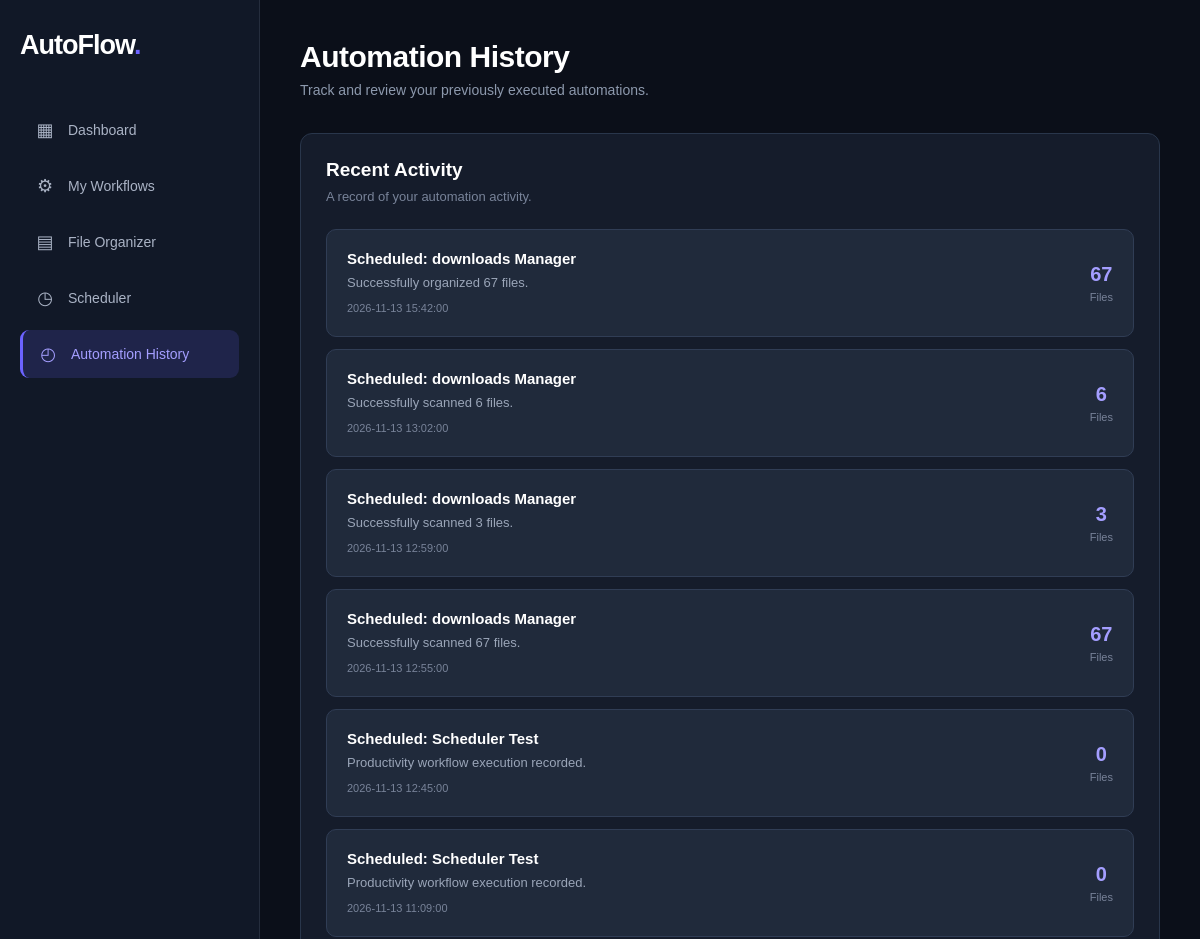
Before: /history (upper part) with the older database file.
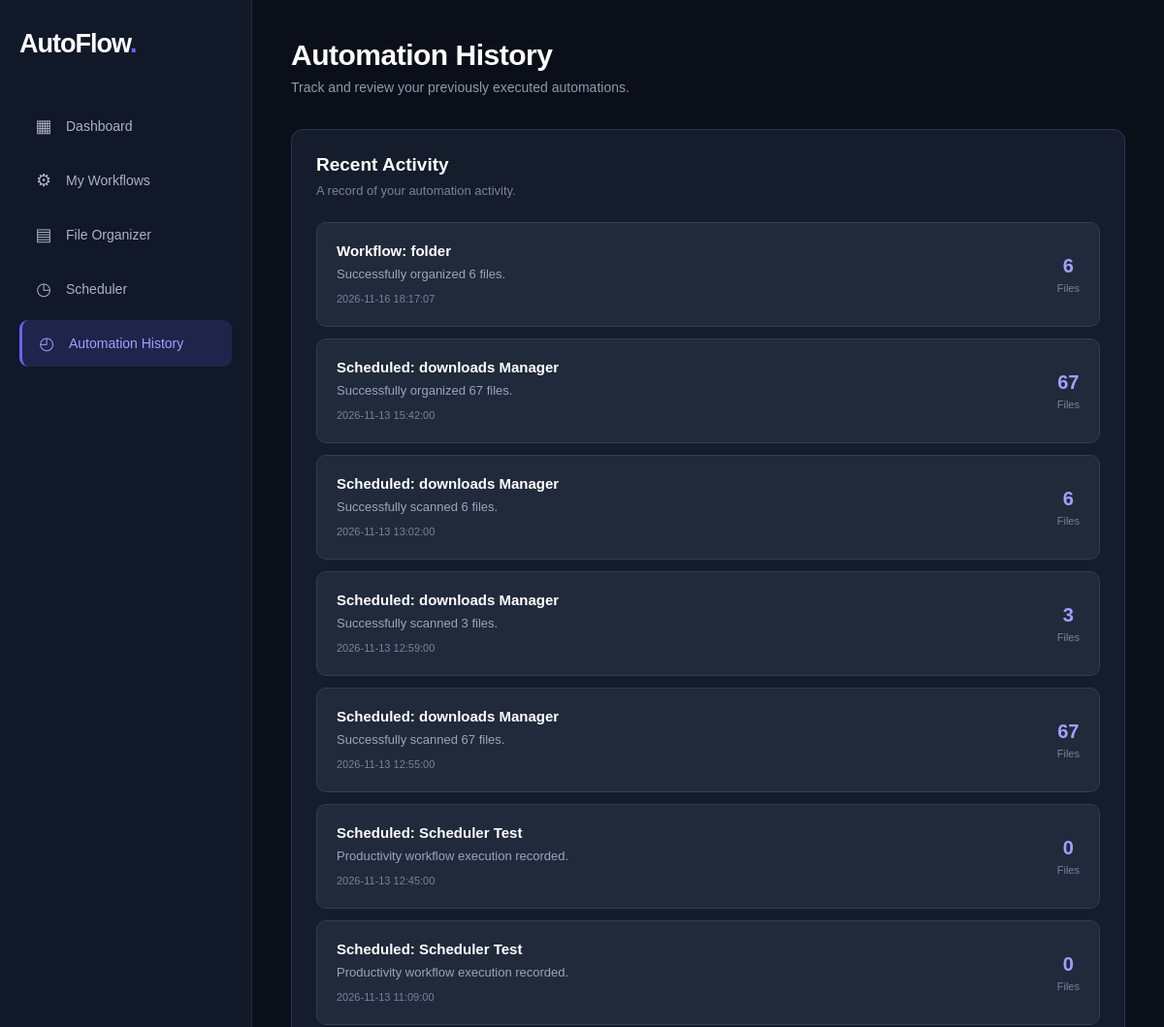
After: the same page with the newer database file.
### tables this page shows
CREATE TABLE history (
                id INTEGER PRIMARY KEY AUTOINCREMENT,
                action TEXT NOT NULL,
                details TEXT NOT NULL,
                files_moved INTEGER DEFAULT 0,
                created_at TIMESTAMP DEFAULT CURRENT_TIMESTAMP
            );

### app.py (the view)
@app.route("/history")
def history_page():
    history = get_history()
    return render_template(
        "history.html",
        history=history
    )

### storage.py (called while the page is built)
def get_connection():
    connection = sqlite3.connect(DATABASE_PATH)
    connection.row_factory = sqlite3.Row
    return connection

def get_history():
    with get_connection() as connection:
        rows = connection.execute(
            "SELECT * FROM history ORDER BY id DESC"
        ).fetchall()
    return [dict(row) for row in rows]

### templates/history.html (shortened to what this page needs)
<!DOCTYPE html>
<html lang="en">
<head>
    <link rel="stylesheet"
          href="{{ url_for('static', filename='css/style.css') }}">
</head>
<body>
    <div class="dashboard">
        <aside class="sidebar">
            <h2 class="brand">AutoFlow<span>.</span></h2>
            <nav class="sidebar-nav">
                <a href="/" class="nav-link">
                    <span>▦</span> Dashboard
                </a>
                <a href="/workflows" class="nav-link">
                    <span>⚙</span> My Workflows
                </a>
                <a href="/organizer" class="nav-link">
                    <span>▤</span> File Organizer
                </a>
                <a href="/scheduler" class="nav-link">
                    <span>◷</span> Scheduler
                </a>
                <a href="/history" class="nav-link active"
                   aria-current="page">
                    <span>◴</span> Automation History
                </a>
            </nav>
        </aside>
        <main class="main-content">
            <header class="topbar">
                <div>
                    <h1>Automation History</h1>
                    <p>Track and review your previously executed automations.</p>
                </div>
            </header>
            <section class="panel">
                <div class="panel-heading">
                    <h2>Recent Activity</h2>
                    <p>A record of your automation activity.</p>
                </div>
                {% if history %}
                    <div class="history-list">
                        {% for item in history %}
                            <div class="history-item">
                                <div class="history-info">
                                    <h3>{{ item.action }}</h3>
                                    <p>{{ item.details }}</p>
                                    <span class="history-date">
                                        {{ item.created_at }}
                                    </span>
                                </div>
                                <div class="history-count">
                                    <strong>{{ item.files_moved }}</strong>
                                    <span>Files</span>
                                </div>
                            </div>
                        {% endfor %}
                    </div>
                {% else %}
                    <div class="empty-state">
                        <h3>No activity yet</h3>
                        <p>Your automation history will appear here once you run a workflow or organize files.</p>
                    </div>
                {% endif %}
            </section>
        </main>
    </div>
</body>
</html>

Changed rows visible on the page:
added history: action "Workflow: folder", details "Successfully organized 6 files.", created_at "2026-11-16 18:17:07", files_moved "6"
